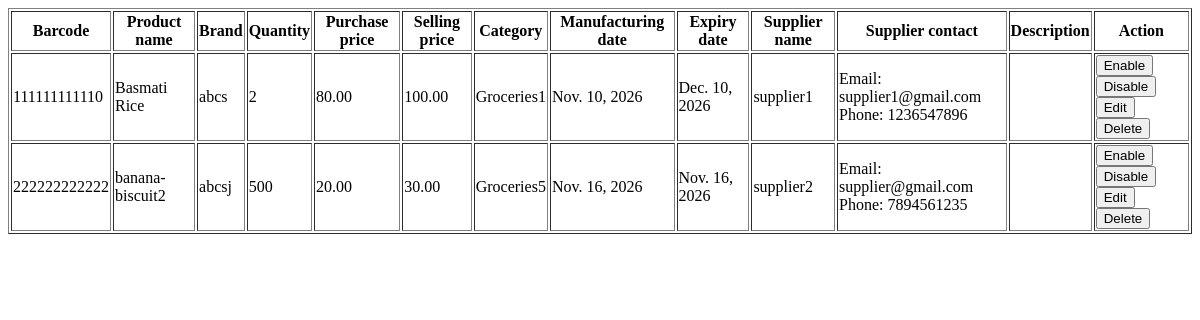
Page /ManageProducts (signed in) on the earlier database version.
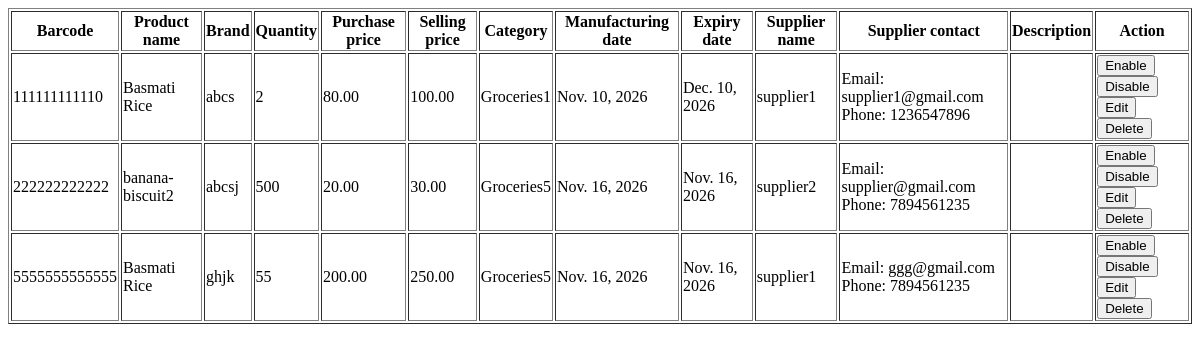
Same page on the later database version.
### RetailIQApp/models.py (models this page shows)
class ProductTable(models.Model):
    SHOPID = models.ForeignKey(ShopTable, on_delete=models.PROTECT, null=True, blank=True) #necessary? because there is fk to category table
    CATEGORY = models.ForeignKey(CategoryTable,on_delete=models.PROTECT,null=True,blank=True)
    product_name = models.CharField(max_length=50, null=True, blank=True)
    STOCK = models.ForeignKey(StockTable, on_delete=models.PROTECT, null=True, blank=True) #not appearing in viewproducts.html
    brand = models.CharField(max_length=20, null=True, blank=True)
    expiry_date = models.DateField(null=True, blank=True)
    manufacturing_date = models.DateField(null=True, blank=True)
    barcode = models.IntegerField(null=True, blank=True)
    purchase_price = models.DecimalField(max_digits=10, decimal_places=2, null=True, blank=True)
    selling_price = models.DecimalField(max_digits=10, decimal_places=2, null=True, blank=True)
    unit = models.CharField(max_length=20, null=True, blank=True)
    description = models.TextField(max_length=200, null=True, blank=True)
    supplier_name = models.CharField(max_length=20, null=True, blank=True)
    supplier_email = models.EmailField(max_length=50, null=True, blank=True)
    supplier_phone = models.CharField(max_length=20, null=True, blank=True)
    status = models.CharField(max_length=20, null=True, blank=True)

class StockTable(models.Model):
    quantity = models.IntegerField(null=True, blank=True)
    last_updated = models.DateTimeField(auto_now=True)
    status = models.CharField(max_length=20, null=True, blank=True)

class CategoryTable(models.Model):
    SHOPID = models.ForeignKey(ShopTable, on_delete=models.PROTECT, null=True, blank=True)
    category_name = models.CharField(max_length=20, null=True, blank=True)
    category_description = models.CharField(max_length=100, null=True, blank=True)
    created_at = models.DateTimeField(auto_now_add=True)
    updated_at = models.DateTimeField(auto_now=True)
    is_active = models.BooleanField(default=True)

### RetailIQApp/views.py (the view)
# urls.py: path('ManageProducts',ManageProducts.as_view(),name='ManageProducts'),
class ManageProducts(View):
    def get(self,request):
        obj = ProductTable.objects.select_related('CATEGORY','STOCK').filter(SHOPID__LOGINID_id=request.session['loginid'])
        return render(request,'shop/ManageProducts.html', {'product_data':obj})

### templates/Shop/manageProducts.html (shortened to what this page needs)
<!DOCTYPE html>
<html lang="en">
<head>
</head>
<body>
    <table border="1">
        <tr>
            <th>Barcode</th>
            <th>Product name</th>
            <th>Brand</th>
            <th>Quantity</th>
            <th>Purchase price</th>
            <th>Selling price</th>
            <th>Category</th>
            <th>Manufacturing date</th>
            <th>Expiry date</th>
            <th>Supplier name</th>
            <th>Supplier contact</th>
            <th>Description</th>
            <th>Action</th>
        </tr>
        {% for i in product_data %}
        <tr>
            <td>{{ i.barcode }}</td>
            <td>{{ i.product_name }}</td>
            <td>{{ i.brand }}</td>
            <td>{{ i.STOCK.quantity }}</td>
            <td>{{ i.purchase_price }}</td>
            <td>{{ i.selling_price }}</td>
            <td>{{ i.CATEGORY.category_name }}</td>
            <td>{{ i.manufacturing_date }}</td>
            <td>{{ i.expiry_date }}</td>
            <td>{{ i.supplier_name }}</td>
            <td>Email: {{ i.supplier_email }}<br> Phone: {{ i.supplier_phone }}</td>
            <td>{{ i.Description }}</td>
            <td>
                {% if i.status == 'Enable' %}
                    <a href="disableProduct/{{i.id}}"><button>Disable</button></a><br>
                {% elif i.status == 'Disable' %}
                    <a href="enableProduct/{{i.id}}"><button>Enable</button></a>
                {% else %}
                    <a href="enableProduct/{{i.id}}"><button>Enable</button></a>
                    <a href="disableProduct/{{i.id}}"><button>Disable</button></a><br>
                {% endif %}
                <a href="editProduct/{{i.id}}"><button>Edit</button></a>
                <a href="deleteProduct/{{i.id}}"><button>Delete</button></a>
            </td>
        </tr>
        {% endfor %}
    </table>
</body>
</html>

Differences in the rows shown:
added ProductTable: barcode "5555555555555", product_name "Basmati Rice", brand "ghjk", STOCK.quantity "55", purchase_price "200.00", selling_price "250.00", CATEGORY.category_name "Groceries5", manufacturing_date "Nov. 16, 2026", expiry_date "Nov. 16, 2026", supplier_name "supplier1", supplier_email "ggg@gmail.com", supplier_phone "7894561235"
